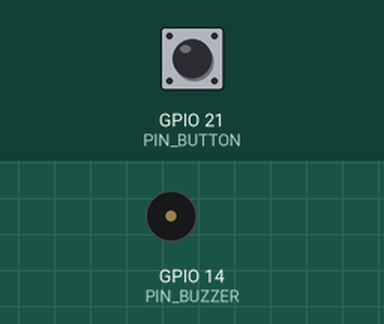
Bench run of a sketch on a simulated ESP32. Parts: buzzer (waves = sounding). The inputs (shaded band) are chosen by the test bench; at power-on: GPIO 21 (PIN_BUTTON) HIGH. What the sketch prints to the serial monitor is not drawn.

Above: at 0.4 s.
Timing chart, 0 to 1.9 s (numbered marks = the images above):
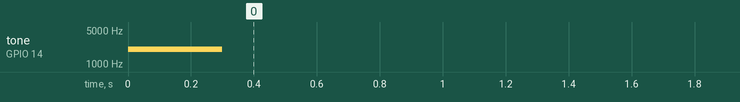

Measured:
- by itself, tone on GPIO 14 (PIN_BUZZER): silent → 2000 Hz at 0.00 s, → silent 0.30 s later

The sketch:

sketch_7_alertor.ino
```cpp
#define PIN_BUTTON 21
#define PIN_BUZZER 14
#define CHN 0

void setup() {
  // put your setup code here, to run once:
  Serial.begin(115200);
  pinMode(PIN_BUZZER, OUTPUT);
  pinMode(PIN_BUTTON, INPUT);
  Serial.printf("setup: %f \n", ledcSetup(CHN, 1, 10));
  Serial.printf("write: %f \n", ledcWriteTone(CHN, 0));
  ledcAttachPin(PIN_BUZZER, CHN);
  ledcWriteTone(CHN, 2000);
  delay(300);
}

void loop() {
  // put your main code here, to run repeatedly:
  if (digitalRead(PIN_BUTTON) == LOW) {
    alert();
  } else {
    ledcWriteTone(CHN, 0);
  }
}

void alert() {
  float sinVal;
  int toneVal;
  for (int x = 0; x < 360; x += 10) {
    sinVal = sin(x * (PI / 180));
    toneVal = 2000 + sinVal * 500;
    ledcWriteTone(CHN, toneVal);
    delay(100);
  }
}
```
